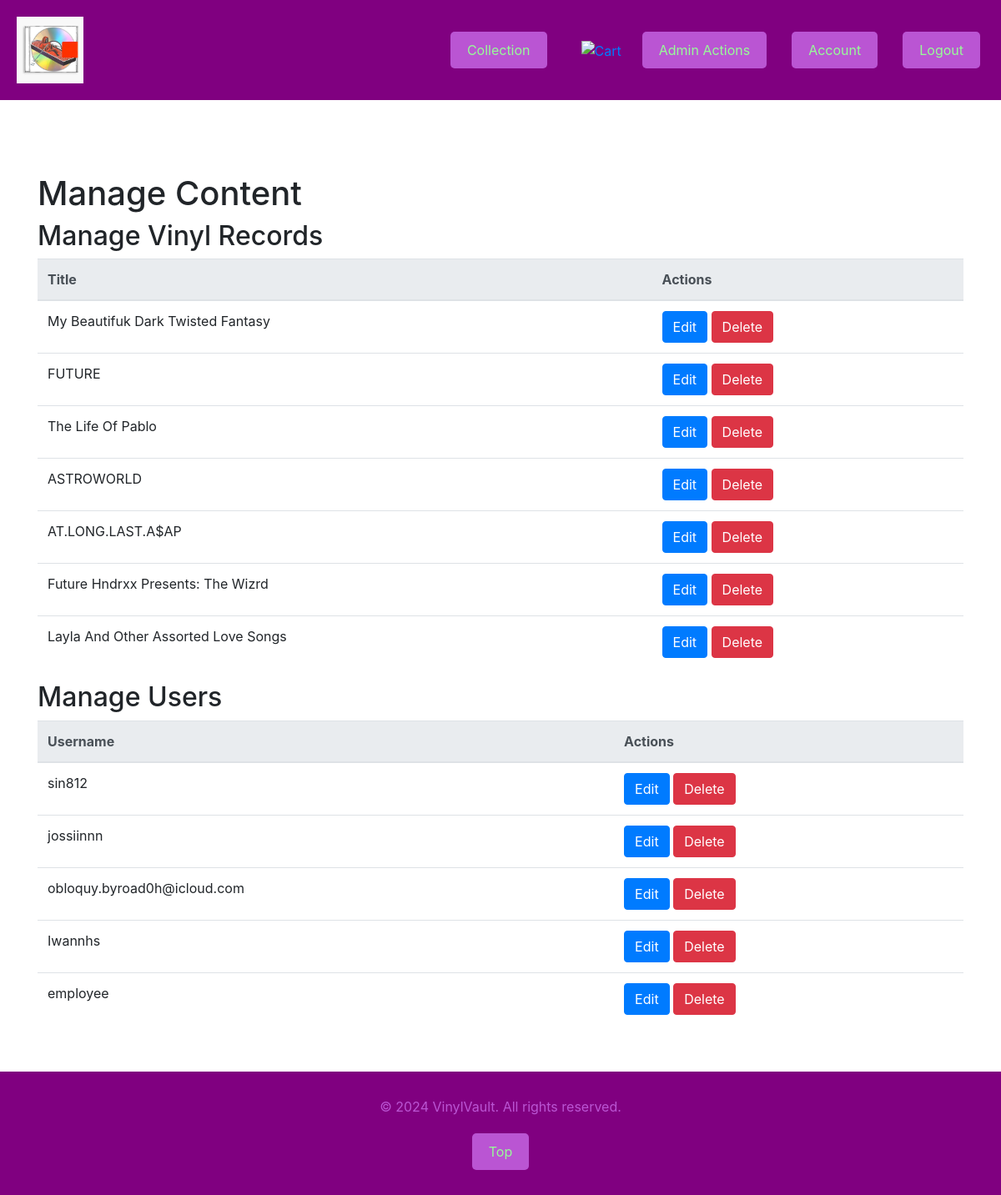
Page /manage/ (signed in) on the committed database.
### hub/models.py (models this page shows, shortened)
class Vinyl(models.Model):
    title = models.CharField(max_length=50, help_text='Enter the title of the vinyl')
    genre = models.CharField(max_length=50, help_text='Enter the genre of the vinyl')
    year = models.IntegerField(
        validators=[
            MinValueValidator(1900),
            MaxValueValidator(2100)
        ],
        help_text='Enter the release year of the vinyl'
    )
    price = models.DecimalField(
        max_digits=6,
        decimal_places=2,
        validators=[
            MinValueValidator(0.01)
        ],
        help_text='Enter the price of the vinyl'
    )
    stock = models.PositiveIntegerField(help_text='Enter the stock quantity of the vinyl')
    slug = models.SlugField(unique=True, db_index=True, help_text='Unique slug for the vinyl URL')
    artist = models.ForeignKey(
        Artist,
        on_delete=models.SET_NULL,
        null=True,
        related_name='vinyls',
        help_text='Select the artist of the vinyl'
    )
    tags = models.ManyToManyField(tag, help_text='Select tags for the vinyl')
    image = models.ImageField(upload_to="images", null=True, help_text='Upload image of the vinyl')
    dominantcolor = models.CharField(max_length=7, null=True, help_text='Dominant color of the vinyl')
    rating = models.FloatField(default=0)  # New field for rating

### register/decorators.py (the view)
        def wrapper_func(request, *args, **kwargs):
            group = None
            if request.user.groups.exists():
                group = request.user.groups.all()[0].name  # Get the name of the first group the user belongs to
            if group in allowed_roles:
                return view_func(request, *args, **kwargs)  # Proceed to the view if user is in allowed roles
            else:
                return HttpResponse("You are not authorized to view this page")  # Return unauthorized message if not in allowed roles

### hub/views.py (called while the page is built)
@login_required
@allowed_users(allowed_roles=['admin'])  # Ensure only admins can access
def manage_content(request):
    vinyls = Vinyl.objects.all()
    users = User.objects.all()
    return render(request, 'hub/manage_content.html', {'vinyls': vinyls, 'users': users})

### register/templatetags/custom_tags.py (called while the page is built)
@register.filter(name='has_group')
def has_group(user, group_name):
    return user.groups.filter(name=group_name).exists()

### hub/templates/hub/manage_content.html (shortened to what this page needs)
{% extends "base.html" %}
{% load static %}
{% block stylesheets %}
    <link rel="stylesheet" href="https://stackpath.bootstrapcdn.com/bootstrap/4.5.2/css/bootstrap.min.css">
{% endblock %}
{% block content %}
<div class="container mt-5">
    <h1>Manage Content</h1>
    <h2>Manage Vinyl Records</h2>
    <table class="table">
        <thead class="thead-light">
            <tr>
                <th>Title</th>
                <th>Actions</th>
            </tr>
        </thead>
        <tbody>
            {% for vinyl in vinyls %}
            <tr>
                <td>{{ vinyl.title }}</td>
                <td>
                    <a href="{% url 'edit_vinyl' vinyl.pk %}" class="btn btn-primary">Edit</a>
                    <a href="{% url 'delete_vinyl' vinyl.pk %}" class="btn btn-danger">Delete</a>
                </td>
            </tr>
            {% empty %}
            <tr>
                <td colspan="2">No vinyl records found.</td>
            </tr>
            {% endfor %}
        </tbody>
    </table>
    <h2>Manage Users</h2>
    <table class="table">
        <thead class="thead-light">
            <tr>
                <th>Username</th>
                <th>Actions</th>
            </tr>
        </thead>
        <tbody>
            {% for user in users %}
            <tr>
                <td>{{ user.username }}</td>
                <td>
                    <a href="{% url 'edit_user' user.pk %}" class="btn btn-primary">Edit</a>
                    <a href="{% url 'delete_user' user.pk %}" class="btn btn-danger">Delete</a>
                </td>
            </tr>
            {% empty %}
            <tr>
                <td colspan="2">No users found.</td>
            </tr>
            {% endfor %}
        </tbody>
    </table>
</div>
{% endblock %}

### static/app.css (style rules this page uses)
body { font-family: 'Arial', sans-serif; margin: 0; padding: 0; background-color: #282828; line-height: 1.6; color: #140b0b; display: flex; flex-direction: column; min-height: 100vh; }
a { text-decoration: none; color: #98FB98; }
.container { max-width: 1200px; margin: 0 auto; padding: 0 20px; }

### rows in the picture
Vinyl: title "My Beautifuk Dark Twisted Fantasy"
Vinyl: title "FUTURE"
Vinyl: title "The Life Of Pablo"
Vinyl: title "ASTROWORLD"
Vinyl: title "AT.LONG.LAST.A$AP"
Vinyl: title "Future Hndrxx Presents: The Wizrd"
Vinyl: title "Layla And Other Assorted Love Songs"

### other values in the picture
{{ user.username }} "sin812"
{{ user.username }} "jossiinnn"
{{ user.username }} "obloquy.byroad0h@icloud.com"
{{ user.username }} "Iwannhs"
{{ user.username }} "employee"
